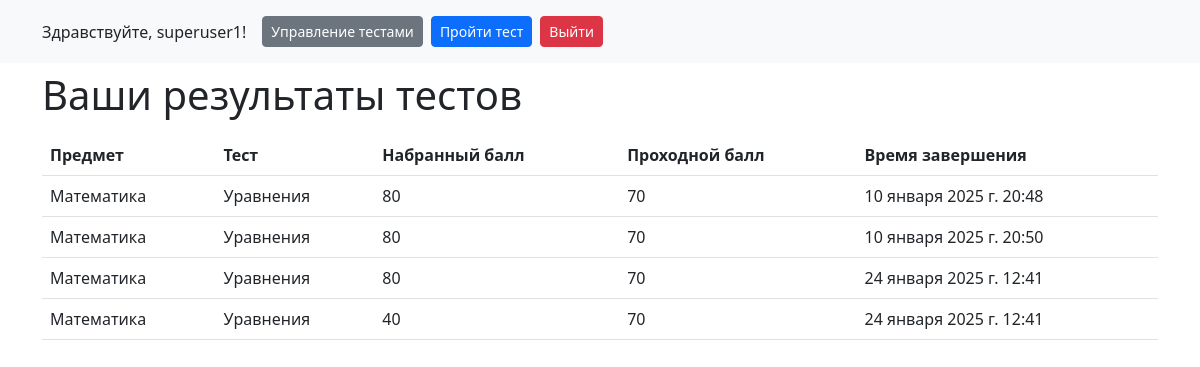
Screenshot of /results (signed in) with the database file from the repository.
### quiz/models.py (models this page shows, shortened)
class UserTestResult(models.Model):
    user = models.ForeignKey(User, on_delete=models.CASCADE)
    test = models.ForeignKey(Test, on_delete=models.CASCADE)
    score = models.IntegerField()
    completed_at = models.DateTimeField(auto_now_add=True)

class Test(models.Model):
    subject = models.ForeignKey(Subject, on_delete=models.CASCADE)
    name = models.CharField(max_length=200)
    pass_score = models.IntegerField(default=100)  # Проходной балл
    start_time = models.DateTimeField()  # Начало теста
    end_time = models.DateTimeField()  # Окончание теста
    duration = models.IntegerField()  # Длительность теста в минутах
    access_key = models.CharField(max_length=50, unique=True)  # Ключ доступа
    created_by = models.ForeignKey(User, on_delete=models.CASCADE, related_name='tests', null=True, blank=True)  # Разрешаем NULL значения

class Subject(models.Model):
    name = models.CharField(max_length=100)

### quiz/views.py (the view)
# urls.py: path('results', UserTestResultsView.as_view(), name='user_results'),
class UserTestResultsView(mixins.LoginRequiredMixin, views.View):
    def get(self, request):
        user_results = UserTestResult.objects.filter(user=request.user)
        return render(request, 'quiz/user_results.html', {'results': user_results})

### quiz/templates/quiz/user_results.html (shortened to what this page needs)
<!DOCTYPE html>
<html lang="ru">
<head>
    <link href="https://cdn.jsdelivr.net/npm/bootstrap@5.3.0/dist/css/bootstrap.min.css" rel="stylesheet">
</head>
<body>
    <header class="bg-light p-3 mb-2">
        <div class="container d-flex justify-content-between align-items-center">
            <div class="d-flex align-items-center">
                <span class="me-3">Здравствуйте, {{ user.username }}!</span>
                {% if user.is_staff %}
                <a href="{% url 'test_list' %}" class="btn btn-secondary btn-sm me-2">Управление тестами</a>
                {% endif %}
                <a href="{% url 'home' %}" class="btn btn-primary btn-sm me-2">Пройти тест</a>
                <form method="post" action="{% url 'log_out' %}">
                    <button type="submit" class="btn btn-danger btn-sm">Выйти</button>
                </form>
            </div>
        </div>
    </header>
    <div class="container">
        <h1 class="mb-3">Ваши результаты тестов</h1>
        {% if results %}
        <table class="table">
            <thead>
                <tr>
                    <th>Предмет</th>
                    <th>Тест</th>
                    <th>Набранный балл</th>
                    <th>Проходной балл</th>
                    <th>Время завершения</th>
                </tr>
            </thead>
            <tbody>
                {% for result in results %}
                <tr>
                    <td>{{ result.test.subject.name }}</td>
                    <td>{{ result.test.name }}</td>
                    <td>{{ result.score }}</td>
                    <td>{{ result.test.pass_score }}</td>
                    <td>{{ result.completed_at }}</td>
                </tr>
                {% endfor %}
            </tbody>
        </table>
        {% else %}
        <div class="alert alert-info">У вас пока нет результатов тестов.</div>
        {% endif %}
    </div>
</body>
</html>

### rows the page displays
UserTestResult: test.subject.name "Математика", test.name "Уравнения", score "80", test.pass_score "70", completed_at "10 января 2025 г. 20:48"
UserTestResult: test.subject.name "Математика", test.name "Уравнения", score "80", test.pass_score "70", completed_at "10 января 2025 г. 20:50"
UserTestResult: test.subject.name "Математика", test.name "Уравнения", score "80", test.pass_score "70", completed_at "24 января 2025 г. 12:41"
UserTestResult: test.subject.name "Математика", test.name "Уравнения", score "40", test.pass_score "70", completed_at "24 января 2025 г. 12:41"

### other values shown
{{ user.username }} "superuser1"
